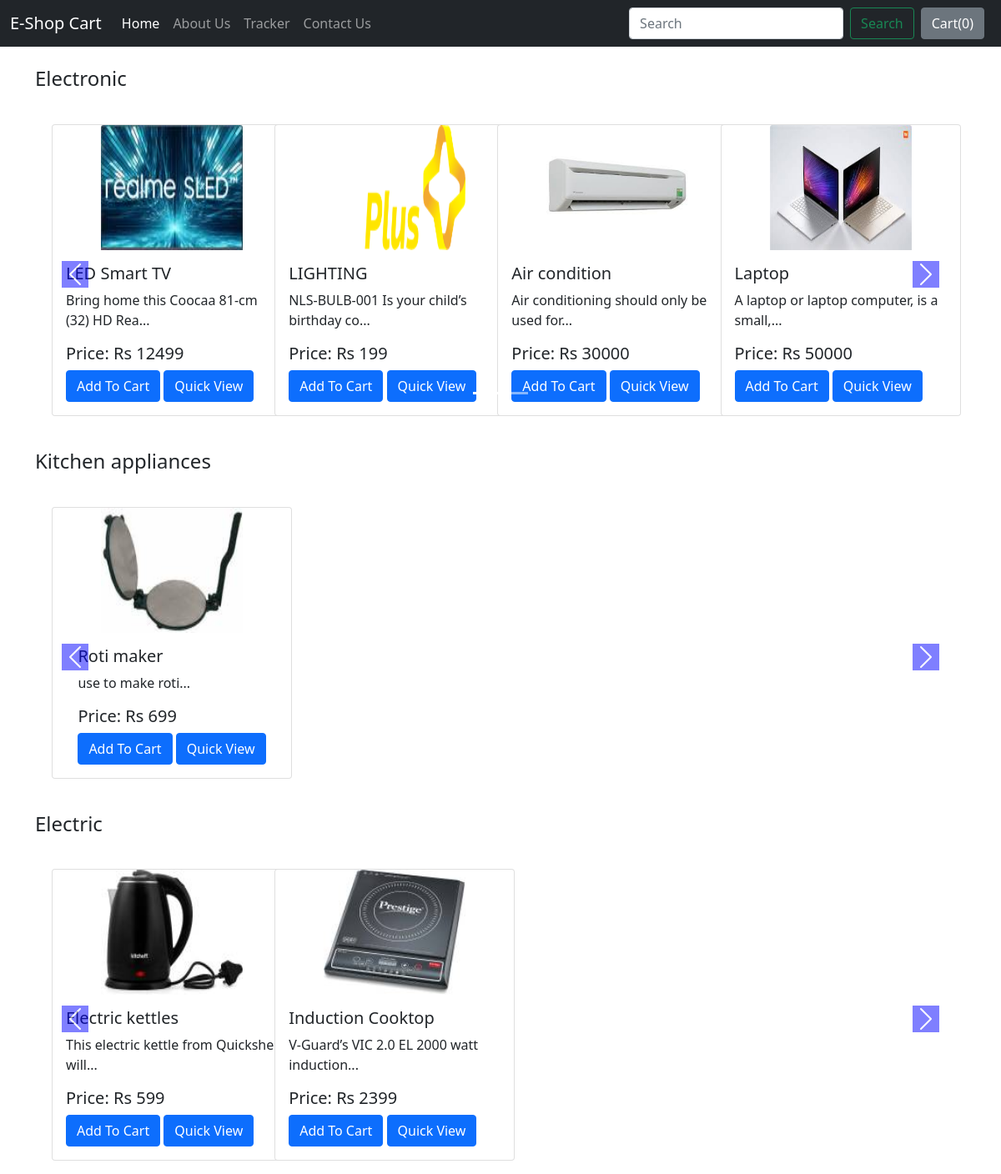
The app's page /shop/ with its own data.
### eshop/models.py (models this page shows, shortened)
class product (models.Model):
    product_id=models.AutoField
    product_name = models.CharField(max_length=50)
    category=models.CharField(max_length=50, default="")
    subcategory=models.CharField(max_length=50, default="")
    price=models.IntegerField(default="0")
    desc=models.CharField(max_length=300)
    pub_Date=models.DateField()
    image=models.ImageField(upload_to="eshop/images", default="")

### eshop/views.py (the view)
# urls.py: path('', views.index)
def index(request):
    allprods=[]
    catprods = product.objects.values('category', 'id')
    cats = {items['category'] for items in catprods}
    for cat in cats:
        prod = product.objects.filter(category=cat)
        n=len(prod)
        nSlides = n//4 + ceil((n/4) - (n//4))
        allprods.append([prod, range(1, nSlides), nSlides])
    params = {'allprods': allprods}
    return render(request, 'eshop/index.html', params)

### eshop/templates/eshop/index.html (shortened to what this page needs)
{% extends 'eshop/basic.html' %}
{% block body %}
{% load static %}
<div class="container">
    {% for product, range, nSlides in allprods %}
    <h4 class="my-4">{{product.0.category}}</h4>
    <div class="row">
        <div id="demo{{forloop.counter}}" class="col carousel slide my-3" data-bs-ride="carousel">
            <ul class="carousel-indicators">
                <li data-bs-target="#demo{{forloop.counter}}" data-bs-slide-to="0" class="active"></li>
                {% for i in range %}
                <li data-bs-target="#demo{{forloop.parentloop.counter}}" data-bs-slide-to="{{i}}" ></li>
                {% endfor %}
            </ul>
            <div class="container carousel-inner no-padding">
                <div class="carousel-item active">
                    {% for i in product %}
                    <div class="col-xs-3 col-sm-3 col-md-3 ">
                        <div class="card align-items-center" style="width: 18rem;">
                            <img src='/media/{{i.image}}' class="card-img-top" alt="...">
                            <div class="card-body">
                                <h5 class="card-title" id="namepr{{i.id}}">{{i.product_name}}</h5>
                                <p class="card-text">{{i.desc|slice:"0:40"}}...</p>
                                <h5 class="card-title" > Price: Rs <spain id="pricepr{{i.id}}">{{i.price}} </spain> </h5>
                                <span id="divpr{{i.id}}" class="divpr">
               <button id="pr{{i.id}}" class="btn btn-primary cart">Add To Cart</button>
                    </span>
                                <a href="/shop/productview/{{i.id}}"> <button id="qv{{i.id}}" class="btn btn-primary ">Quick View</button> </a>
                            </div>
                        </div>
                    </div>
                    {% if forloop.counter|divisibleby:4 and forloop.counter > 0 and not forloop.last %}
                </div>
                <div class="carousel-item" >
                    {% endif %}
                    {% endfor %}
                </div>
            </div>
        </div>
        <a class="carousel-control-prev" href="#demo{{forloop.counter}}"  data-bs-slide="prev">
            <span class="carousel-control-prev-icon" aria-hidden="true"></span>
        </a>
        <a class="carousel-control-next" href="#demo{{forloop.counter}}" data-bs-slide="next">
            <span class="carousel-control-next-icon" aria-hidden="true"></span>
        </a>
    </div>
    {% endfor %}
</div>
{% endblock %}

### eshop/templates/eshop/basic.html (shortened to what this page needs)
<!DOCTYPE html>
<html lang="en">
<head>
    <link href="https://cdn.jsdelivr.net/npm/bootstrap@5.0.0-beta1/dist/css/bootstrap.min.css" rel="stylesheet">
</head>
<body>
 <nav class="navbar navbar-expand-lg navbar-dark bg-dark">
    <div class="container-fluid">
      <a class="navbar-brand" href="/">E-Shop Cart</a>
      <div class="collapse navbar-collapse" id="navbarSupportedContent">
        <ul class="navbar-nav me-auto mb-2 mb-lg-0">
          <li class="nav-item">
            <a class="nav-link active" aria-current="page" href="/shop">Home</a>
          </li>
          <li class="nav-item">
            <a class="nav-link" href="/shop/about">About Us</a>
          </li>
             <li class="nav-item">
            <a class="nav-link" href="/shop/tracker">Tracker</a>
          </li>
             <li class="nav-item">
            <a class="nav-link" href="/shop/contact">Contact Us</a>
          </li>
        </ul>
        <form method="get" action="/shop/search/" class="d-flex">
          <input class="form-control me-2" type="search" placeholder="Search" aria-label="Search"
          name="search" id="search">
          <button class="btn btn-outline-success" type="submit">Search</button>
        </form>
          <a href="/shop/cart/" > <button type="button"  class="btn btn-secondary mx-2" onclick='CartShow()' id="cartshow" data-content="Vivamus sagittis lacus vel augue laoreet rutrum faucibus.">
             Cart(<span id="cart">0</span>)
          </button></a>
      </div>
    </div>
  </nav>
    {% block body %} {% endblock %}
</body>
</html>

### records on screen
product: category "Electronic", image (picture), product_name "LED Smart TV", desc "Bring home this Coocaa 81-cm (32) HD Rea", price "12499"
product: image (picture), product_name "LIGHTING", desc "NLS-BULB-001 Is your child’s birthday co", price "199"
product: image (picture), product_name "Air condition", desc "Air conditioning should only be used for", price "30000"
product: image (picture), product_name "Laptop", desc "A laptop or laptop computer, is a small,", price "50000"
product: category "Kitchen appliances", image (picture), product_name "Roti maker", desc "use to make roti", price "699"
product: category "Electric", image (picture), product_name "Electric kettles", desc "This electric kettle from Quickshel will", price "599"
product: image (picture), product_name "Induction Cooktop", desc "V-Guard’s VIC 2.0 EL 2000 watt induction", price "2399"
